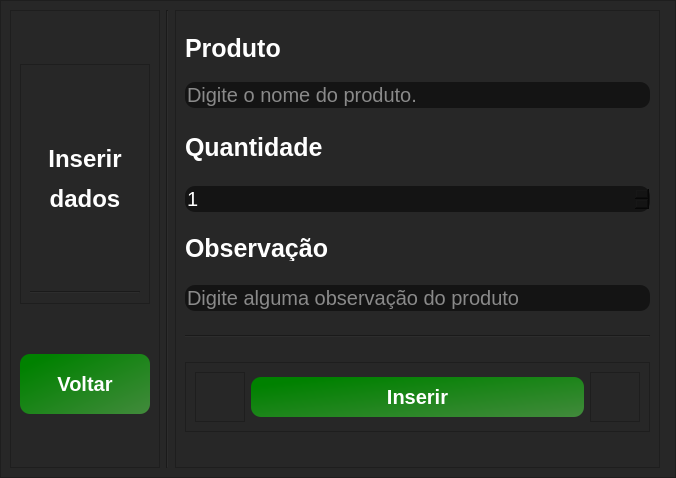
<?xml version="1.0" encoding="UTF-8"?>
<ui version="4.0">
 <class>InsertWindow</class>
 <widget class="QMainWindow" name="InsertWindow">
  <property name="geometry">
   <rect>
    <x>0</x>
    <y>0</y>
    <width>676</width>
    <height>478</height>
   </rect>
  </property>
  <property name="minimumSize">
   <size>
    <width>676</width>
    <height>478</height>
   </size>
  </property>
  <property name="maximumSize">
   <size>
    <width>676</width>
    <height>478</height>
   </size>
  </property>
  <property name="windowTitle">
   <string>Gerenciador de alunos - Inserir novo produto</string>
  </property>
  <property name="windowIcon">
   <iconset>
    <normaloff>../../Icons/white_versions/estoque_icon-removebg-preview.png</normaloff>../../Icons/white_versions/estoque_icon-removebg-preview.png</iconset>
  </property>
  <widget class="QWidget" name="centralwidget">
   <property name="minimumSize">
    <size>
     <width>0</width>
     <height>0</height>
    </size>
   </property>
   <layout class="QVBoxLayout" name="verticalLayout">
    <property name="spacing">
     <number>0</number>
    </property>
    <property name="leftMargin">
     <number>0</number>
    </property>
    <property name="topMargin">
     <number>0</number>
    </property>
    <property name="rightMargin">
     <number>0</number>
    </property>
    <property name="bottomMargin">
     <number>0</number>
    </property>
    <item>
     <widget class="QFrame" name="frame">
      <property name="minimumSize">
       <size>
        <width>0</width>
        <height>0</height>
       </size>
      </property>
      <property name="maximumSize">
       <size>
        <width>6526262</width>
        <height>16777215</height>
       </size>
      </property>
      <property name="styleSheet">
       <string notr="true">background-color: rgb(39, 39, 39);</string>
      </property>
      <property name="frameShape">
       <enum>QFrame::StyledPanel</enum>
      </property>
      <property name="frameShadow">
       <enum>QFrame::Raised</enum>
      </property>
      <layout class="QHBoxLayout" name="horizontalLayout">
       <item>
        <widget class="QFrame" name="frame_2">
         <property name="minimumSize">
          <size>
           <width>150</width>
           <height>0</height>
          </size>
         </property>
         <property name="maximumSize">
          <size>
           <width>150</width>
           <height>16777215</height>
          </size>
         </property>
         <property name="styleSheet">
          <string notr="true">background-color: rgb(39, 39, 39);</string>
         </property>
         <property name="frameShape">
          <enum>QFrame::StyledPanel</enum>
         </property>
         <property name="frameShadow">
          <enum>QFrame::Raised</enum>
         </property>
         <layout class="QVBoxLayout" name="verticalLayout_3">
          <item>
           <widget class="QFrame" name="frame_8">
            <property name="maximumSize">
             <size>
              <width>16777215</width>
              <height>240</height>
             </size>
            </property>
            <property name="frameShape">
             <enum>QFrame::StyledPanel</enum>
            </property>
            <property name="frameShadow">
             <enum>QFrame::Raised</enum>
            </property>
            <layout class="QVBoxLayout" name="verticalLayout_4">
             <item>
              <widget class="QLabel" name="label_4">
               <property name="styleSheet">
                <string notr="true">font-size:25px;
font-weight: bold;
color: #fff;</string>
               </property>
               <property name="text">
                <string>&lt;html&gt;&lt;head/&gt;&lt;body&gt;&lt;p align=&quot;center&quot;&gt;&lt;span style=&quot; font-size:18pt; font-weight:600;&quot;&gt;Inserir&lt;/span&gt;&lt;/p&gt;&lt;p align=&quot;center&quot;&gt;&lt;span style=&quot; font-size:18pt; font-weight:600;&quot;&gt;dados&lt;/span&gt;&lt;/p&gt;&lt;/body&gt;&lt;/html&gt;</string>
               </property>
              </widget>
             </item>
             <item>
              <widget class="Line" name="line_3">
               <property name="orientation">
                <enum>Qt::Horizontal</enum>
               </property>
              </widget>
             </item>
            </layout>
           </widget>
          </item>
          <item>
           <widget class="QPushButton" name="btn_fecharJanelaInserir">
            <property name="minimumSize">
             <size>
              <width>0</width>
              <height>60</height>
             </size>
            </property>
            <property name="toolTip">
             <string>&lt;html&gt;&lt;head/&gt;&lt;body&gt;&lt;p&gt;Botão voltar. Retorna ao gerenciador de alunos.&lt;/p&gt;&lt;/body&gt;&lt;/html&gt;</string>
            </property>
            <property name="styleSheet">
             <string notr="true">
QPushButton{
background-color: qlineargradient(spread:pad, x1:0, y1:0.017, x2:1, y2:1, stop:0.113636 rgba(0, 129, 0, 255), stop:1 rgba(66, 138, 60, 255));
border-radius:10px;
  text-align: center;
   color: #ffffff;
font-size:20px;
font-weight:bold;

}

QPushButton:hover{
background-color: rgb(36, 199, 31);


}

QPushButton:pressed{
  background-color: #3e8e41;

}</string>
            </property>
            <property name="text">
             <string>Voltar</string>
            </property>
            <property name="icon">
             <iconset>
              <normaloff>../../Icons/Setapratras-removebg-preview.png</normaloff>../../Icons/Setapratras-removebg-preview.png</iconset>
            </property>
            <property name="iconSize">
             <size>
              <width>25</width>
              <height>15</height>
             </size>
            </property>
           </widget>
          </item>
         </layout>
        </widget>
       </item>
       <item>
        <widget class="Line" name="line_2">
         <property name="orientation">
          <enum>Qt::Vertical</enum>
         </property>
        </widget>
       </item>
       <item>
        <widget class="QFrame" name="frame_4">
         <property name="frameShape">
          <enum>QFrame::StyledPanel</enum>
         </property>
         <property name="frameShadow">
          <enum>QFrame::Raised</enum>
         </property>
         <layout class="QVBoxLayout" name="verticalLayout_2">
          <item>
           <widget class="QLabel" name="label_5">
            <property name="maximumSize">
             <size>
              <width>16777215</width>
              <height>20</height>
             </size>
            </property>
            <property name="styleSheet">
             <string notr="true">font-size:25px;
font-weight: bold;
color: #fff;</string>
            </property>
            <property name="text">
             <string>Produto</string>
            </property>
           </widget>
          </item>
          <item>
           <widget class="QLineEdit" name="nomeProduto">
            <property name="styleSheet">
             <string notr="true">
QLineEdit{
font-size: 20px;
text-align: center;
border-radius: 10px;
background-color: rgb(20, 20, 20);
color: rgb(255, 255, 255);
}

</string>
            </property>
            <property name="inputMask">
             <string/>
            </property>
            <property name="maxLength">
             <number>60</number>
            </property>
            <property name="placeholderText">
             <string>Digite o nome do produto.</string>
            </property>
           </widget>
          </item>
          <item>
           <widget class="QLabel" name="label_2">
            <property name="maximumSize">
             <size>
              <width>16777215</width>
              <height>30</height>
             </size>
            </property>
            <property name="styleSheet">
             <string notr="true">font-size:25px;
font-weight: bold;
color: #fff;</string>
            </property>
            <property name="text">
             <string>Quantidade</string>
            </property>
           </widget>
          </item>
          <item>
           <widget class="QSpinBox" name="qtdProduto">
            <property name="styleSheet">
             <string notr="true">

font-size: 20px;
text-align: center;
border-radius: 10px;
background-color: rgb(20, 20, 20);
color: rgb(255, 255, 255);

</string>
            </property>
            <property name="minimum">
             <number>1</number>
            </property>
            <property name="maximum">
             <number>1000</number>
            </property>
           </widget>
          </item>
          <item>
           <widget class="QLabel" name="label_3">
            <property name="maximumSize">
             <size>
              <width>16777215</width>
              <height>25</height>
             </size>
            </property>
            <property name="styleSheet">
             <string notr="true">font-size:25px;
font-weight: bold;
color: #fff;</string>
            </property>
            <property name="text">
             <string>Observação</string>
            </property>
           </widget>
          </item>
          <item>
           <widget class="QLineEdit" name="obsProduto">
            <property name="styleSheet">
             <string notr="true">
QLineEdit{
font-size: 20px;
text-align: center;
border-radius: 10px;
background-color: rgb(20, 20, 20);
color: rgb(255, 255, 255);
}

</string>
            </property>
            <property name="maxLength">
             <number>60</number>
            </property>
            <property name="placeholderText">
             <string>Digite alguma observação do produto</string>
            </property>
           </widget>
          </item>
          <item>
           <widget class="Line" name="line">
            <property name="orientation">
             <enum>Qt::Horizontal</enum>
            </property>
           </widget>
          </item>
          <item>
           <widget class="QFrame" name="frame_5">
            <property name="maximumSize">
             <size>
              <width>16777215</width>
              <height>70</height>
             </size>
            </property>
            <property name="frameShape">
             <enum>QFrame::StyledPanel</enum>
            </property>
            <property name="frameShadow">
             <enum>QFrame::Raised</enum>
            </property>
            <layout class="QHBoxLayout" name="horizontalLayout_2">
             <item>
              <widget class="QFrame" name="frame_6">
               <property name="maximumSize">
                <size>
                 <width>50</width>
                 <height>16777215</height>
                </size>
               </property>
               <property name="frameShape">
                <enum>QFrame::StyledPanel</enum>
               </property>
               <property name="frameShadow">
                <enum>QFrame::Raised</enum>
               </property>
              </widget>
             </item>
             <item>
              <widget class="QPushButton" name="btn_iserirDados">
               <property name="minimumSize">
                <size>
                 <width>0</width>
                 <height>40</height>
                </size>
               </property>
               <property name="toolTip">
                <string>&lt;html&gt;&lt;head/&gt;&lt;body&gt;&lt;p&gt;Botão inserir. Confirma os dados digitados acima e insere um novo aluno.&lt;/p&gt;&lt;/body&gt;&lt;/html&gt;</string>
               </property>
               <property name="styleSheet">
                <string notr="true">
QPushButton{
background-color: qlineargradient(spread:pad, x1:0, y1:0.017, x2:1, y2:1, stop:0.113636 rgba(0, 129, 0, 255), stop:1 rgba(66, 138, 60, 255));
border-radius:10px;
  text-align: center;
   color: #ffffff;
font-size:20px;
font-weight:bold;

}

QPushButton:hover{
background-color: rgb(36, 199, 31);


}

QPushButton:pressed{
  background-color: #3e8e41;

}</string>
               </property>
               <property name="text">
                <string>Inserir</string>
               </property>
               <property name="icon">
                <iconset>
                 <normaloff>../../Icons/InserirIcon-removebg-preview-removebg-preview.png</normaloff>../../Icons/InserirIcon-removebg-preview-removebg-preview.png</iconset>
               </property>
               <property name="iconSize">
                <size>
                 <width>40</width>
                 <height>25</height>
                </size>
               </property>
              </widget>
             </item>
             <item>
              <widget class="QFrame" name="frame_7">
               <property name="maximumSize">
                <size>
                 <width>50</width>
                 <height>16777215</height>
                </size>
               </property>
               <property name="frameShape">
                <enum>QFrame::StyledPanel</enum>
               </property>
               <property name="frameShadow">
                <enum>QFrame::Raised</enum>
               </property>
              </widget>
             </item>
            </layout>
           </widget>
          </item>
         </layout>
        </widget>
       </item>
       <item>
        <widget class="QFrame" name="frame_3">
         <property name="minimumSize">
          <size>
           <width>0</width>
           <height>0</height>
          </size>
         </property>
         <property name="maximumSize">
          <size>
           <width>150</width>
           <height>16777215</height>
          </size>
         </property>
         <property name="frameShape">
          <enum>QFrame::StyledPanel</enum>
         </property>
         <property name="frameShadow">
          <enum>QFrame::Raised</enum>
         </property>
        </widget>
       </item>
      </layout>
     </widget>
    </item>
   </layout>
  </widget>
 </widget>
 <resources/>
 <connections/>
</ui>
